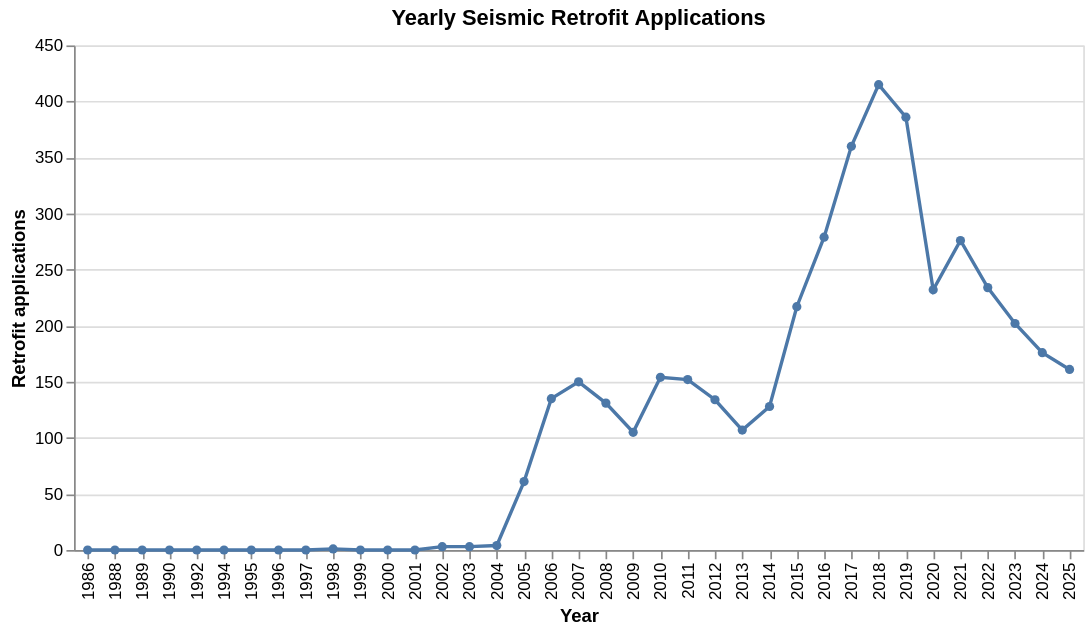

Here is the notebook cell this chart was saved with:
### Code cell
# Line chart: yearly retrofit count
alt.Chart(yearly).mark_line(point=True).encode(
    x=alt.X("year:O", title="Year"),
    y=alt.Y("retrofit_count:Q", title="Retrofit applications"),
    tooltip=["year", "retrofit_count", "permit_count", alt.Tooltip("retrofit_share:Q", format=".2%")],
).properties(
    width=600,
    height=300,
    title="Yearly Seismic Retrofit Applications",
)

### Figure 1 — Vega-Lite specification as saved in the notebook (floating-point values rounded to 4 significant figures)
{"config": {"view": {"continuousWidth": 300, "continuousHeight": 300}}, "data": {"name": "data-e93b2a8da94386fef4e6c48e60763960"}, "mark": {"type": "line", "point": true}, "encoding": {"tooltip": [{"field": "year", "type": "quantitative"}, {"field": "retrofit_count", "type": "quantitative"}, {"field": "permit_count", "type": "quantitative"}, {"field": "retrofit_share", "format": ".2%", "type": "quantitative"}], "x": {"field": "year", "title": "Year", "type": "ordinal"}, "y": {"field": "retrofit_count", "title": "Retrofit applications", "type": "quantitative"}}, "height": 300, "title": "Yearly Seismic Retrofit Applications", "width": 600, "$schema": "https://vega.github.io/schema/vega-lite/v6.1.0.json", "datasets": {"data-e93b2a8da94386fef4e6c48e60763960": [{"year": 1986.0, "permit_count": 1, "retrofit_count": 0.0, "retrofit_share": 0.0}, {"year": 1988.0, "permit_count": 1, "retrofit_count": 0.0, "retrofit_share": 0.0}, {"year": 1989.0, "permit_count": 2, "retrofit_count": 0.0, "retrofit_share": 0.0}, {"year": 1990.0, "permit_count": 6, "retrofit_count": 0.0, "retrofit_share": 0.0}, {"year": 1992.0, "permit_count": 8, "retrofit_count": 0.0, "retrofit_share": 0.0}, {"year": 1994.0, "permit_count": 2, "retrofit_count": 0.0, "retrofit_share": 0.0}, {"year": 1995.0, "permit_count": 4, "retrofit_count": 0.0, "retrofit_share": 0.0}, {"year": 1996.0, "permit_count": 5, "retrofit_count": 0.0, "retrofit_share": 0.0}, {"year": 1997.0, "permit_count": 5, "retrofit_count": 0.0, "retrofit_share": 0.0}, {"year": 1998.0, "permit_count": 7, "retrofit_count": 1.0, "retrofit_share": 0.1429}, {"year": 1999.0, "permit_count": 15, "retrofit_count": 0.0, "retrofit_share": 0.0}, {"year": 2000.0, "permit_count": 24, "retrofit_count": 0.0, "retrofit_share": 0.0}, {"year": 2001.0, "permit_count": 38, "retrofit_count": 0.0, "retrofit_share": 0.0}, {"year": 2002.0, "permit_count": 81, "retrofit_count": 3.0, "retrofit_share": 0.03704}, {"year": 2003.0, "permit_count": 171, "retrofit_count": 3.0, "retrofit_share": 0.01754}, {"year": 2004.0, "permit_count": 392, "retrofit_count": 4.0, "retrofit_share": 0.0102}, {"year": 2005.0, "permit_count": 3134, "retrofit_count": 61.0, "retrofit_share": 0.01946}, {"year": 2006.0, "permit_count": 8300, "retrofit_count": 135.0, "retrofit_share": 0.01627}, {"year": 2007.0, "permit_count": 7620, "retrofit_count": 150.0, "retrofit_share": 0.01969}, {"year": 2008.0, "permit_count": 6341, "retrofit_count": 131.0, "retrofit_share": 0.02066}, {"year": 2009.0, "permit_count": 4897, "retrofit_count": 105.0, "retrofit_share": 0.02144}, {"year": 2010.0, "permit_count": 5232, "retrofit_count": 154.0, "retrofit_share": 0.02943}, {"year": 2011.0, "permit_count": 5622, "retrofit_count": 152.0, "retrofit_share": 0.02704}, {"year": 2012.0, "permit_count": 5989, "retrofit_count": 134.0, "retrofit_share": 0.02237}, {"year": 2013.0, "permit_count": 7405, "retrofit_count": 107.0, "retrofit_share": 0.01445}, {"year": 2014.0, "permit_count": 7653, "retrofit_count": 128.0, "retrofit_share": 0.01673}, {"year": 2015.0, "permit_count": 8090, "retrofit_count": 217.0, "retrofit_share": 0.02682}, {"year": 2016.0, "permit_count": 8460, "retrofit_count": 279.0, "retrofit_share": 0.03298}, {"year": 2017.0, "permit_count": 8599, "retrofit_count": 360.0, "retrofit_share": 0.04187}, {"year": 2018.0, "permit_count": 8431, "retrofit_count": 415.0, "retrofit_share": 0.04922}, {"year": 2019.0, "permit_count": 7599, "retrofit_count": 386.0, "retrofit_share": 0.0508}, {"year": 2020.0, "permit_count": 6529, "retrofit_count": 232.0, "retrofit_share": 0.03553}, {"year": 2021.0, "permit_count": 7039, "retrofit_count": 276.0, "retrofit_share": 0.03921}, {"year": 2022.0, "permit_count": 6791, "retrofit_count": 234.0, "retrofit_share": 0.03446}, {"year": 2023.0, "permit_count": 5590, "retrofit_count": 202.0, "retrofit_share": 0.03614}, {"year": 2024.0, "permit_count": 6048, "retrofit_count": 176.0, "retrofit_share": 0.0291}, {"year": 2025.0, "permit_count": 5779, "retrofit_count": 161.0, "retrofit_share": 0.02786}]}}
